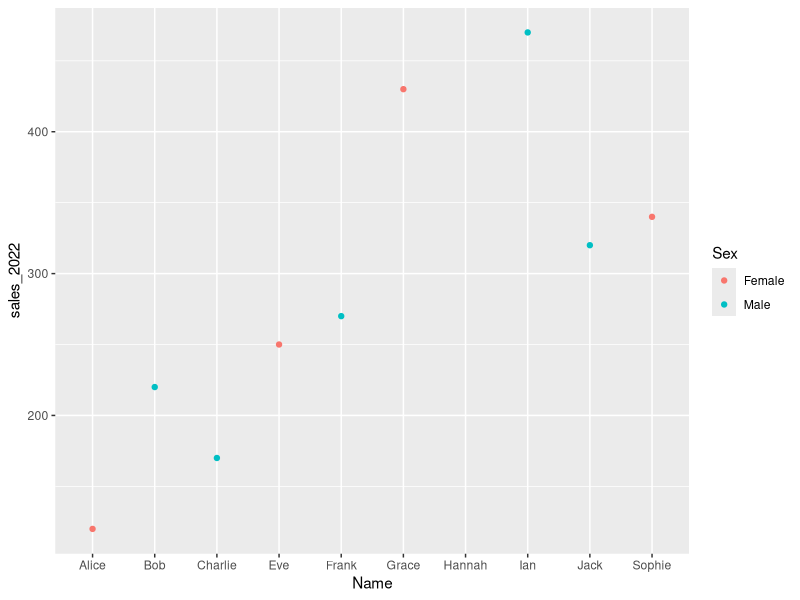
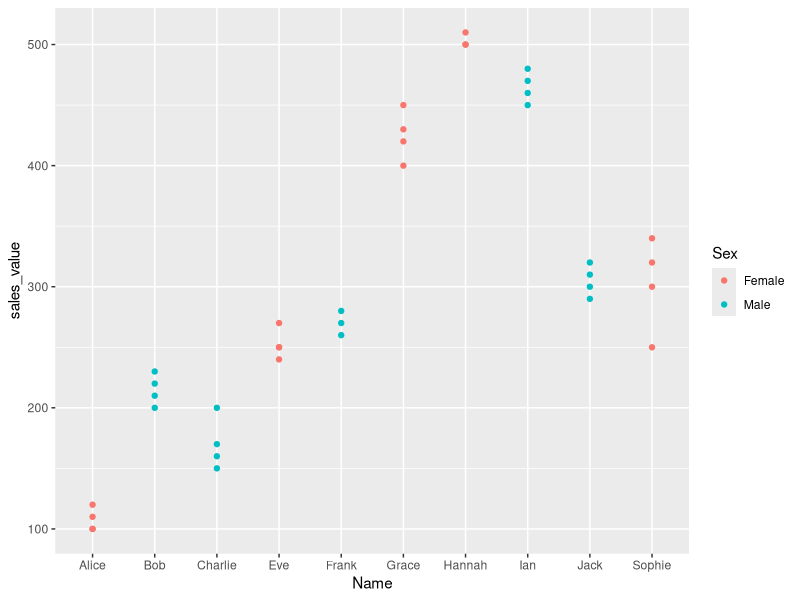
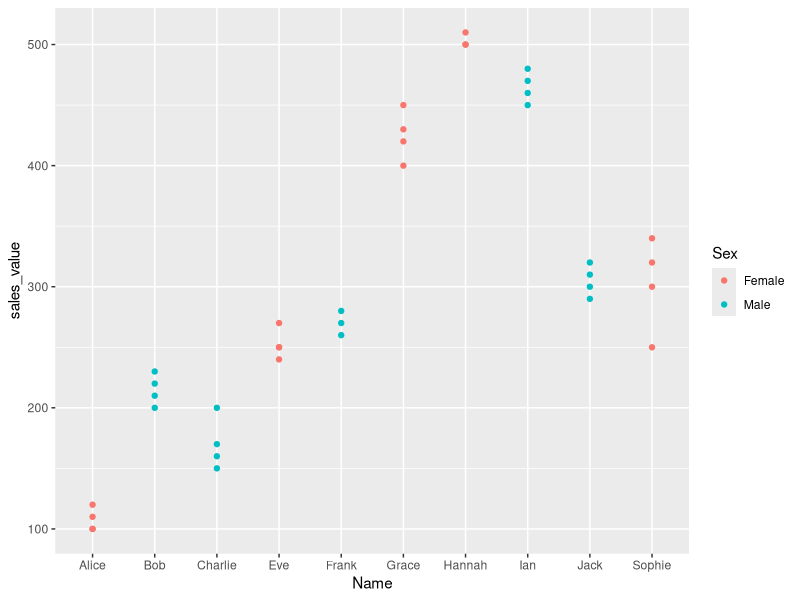
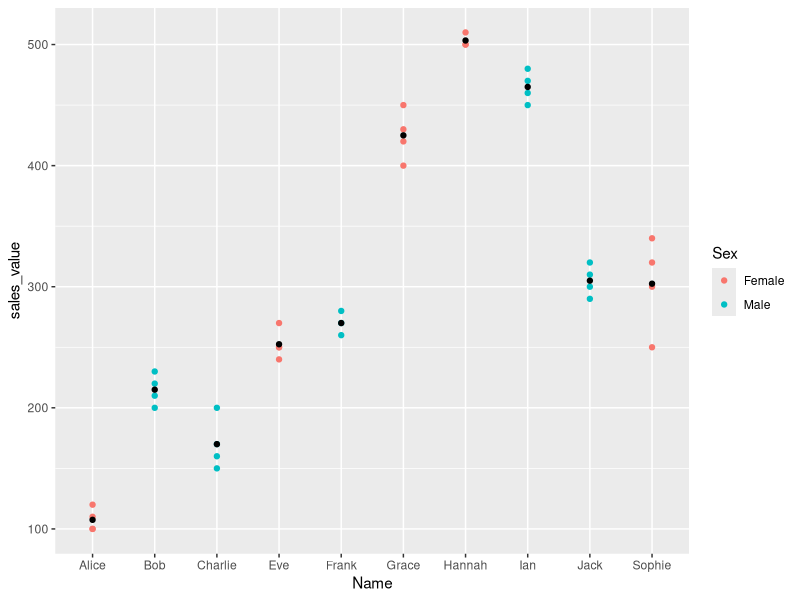
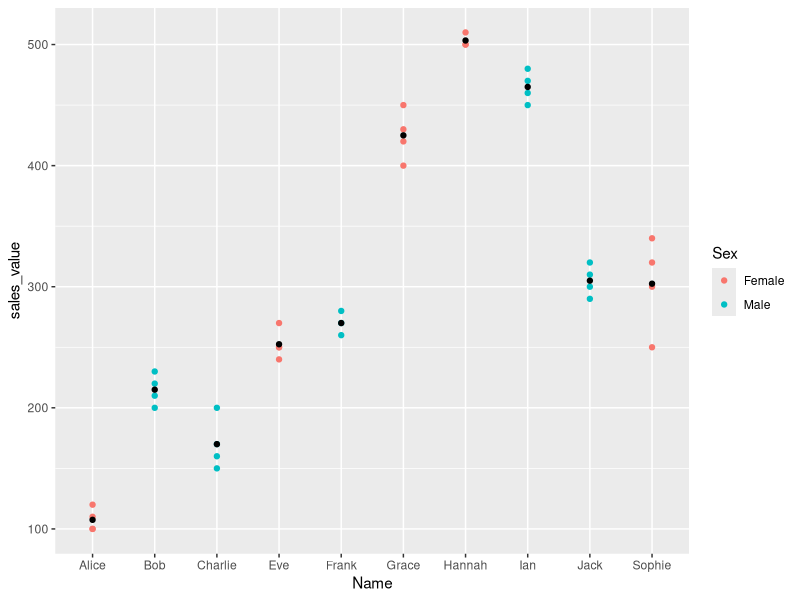
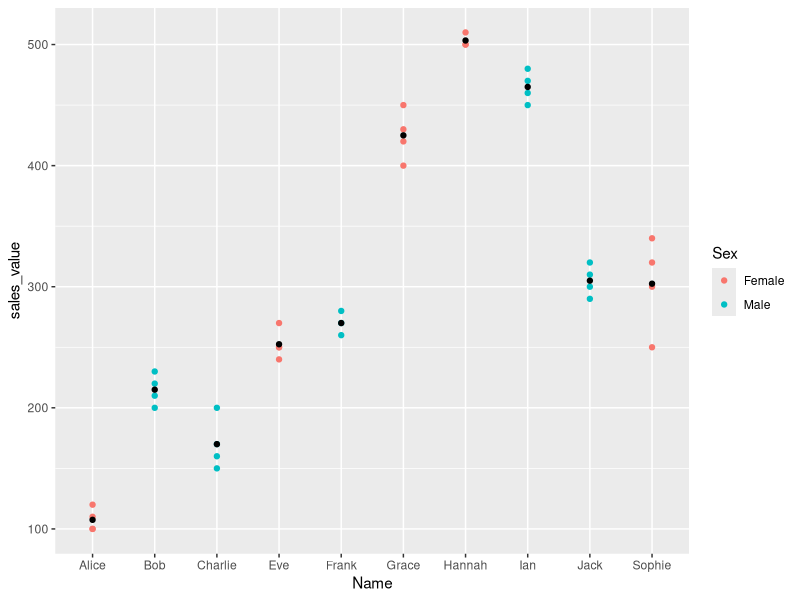
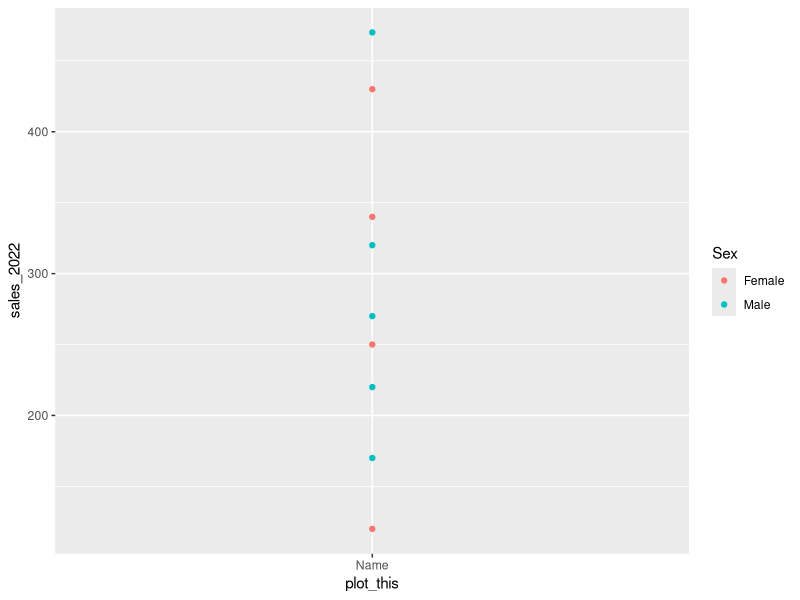
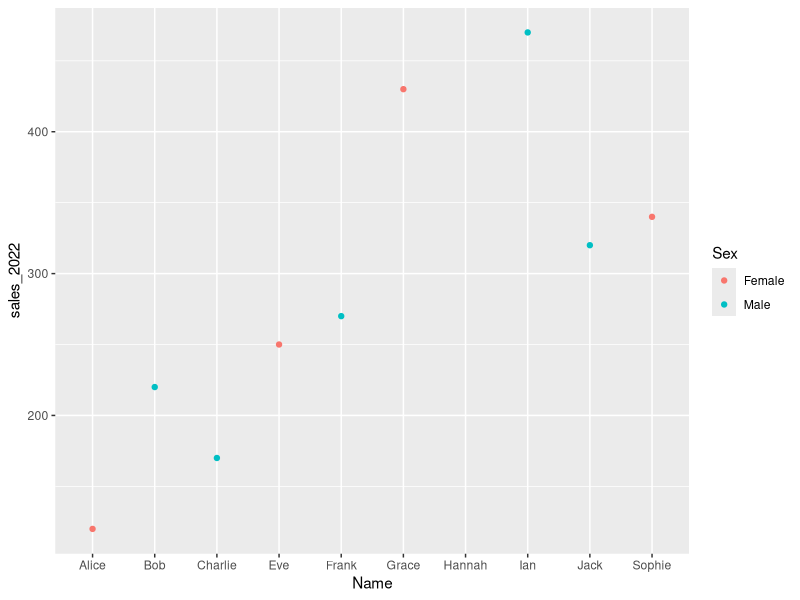

R code for these plots, in order:
## ---- chunk 1
library(readxl)
library(tidyverse)
## ---- chunk 2
df_sales <- read_excel('../out/sales_data_2.xlsx')
df_sales
## ---- chunk 3
ggplot(df_sales, aes(x = Name, y = sales_2022, color = Sex)) +
  geom_point()
  
## ---- chunk 4
sales_long <- df_sales %>%
  pivot_longer(cols = starts_with("sales_"),
               names_to = "sales_year",
               values_to = "sales_value")
sales_long
## ---- chunk 5
ggplot(sales_long, aes(x = Name, y = sales_value, color = Sex)) +
  geom_point()
  
## ---- chunk 6
df_sales %>%
  pivot_longer(cols = starts_with("sales_"),
               names_to = "sales_year",
               values_to = "sales_value") %>%
  #we omit the dataframe to plot because that is being piped into ggplot
  #remember that different plot layers are still combined with '+'
  ggplot(aes(x = Name, y = sales_value, color = Sex)) +
  geom_point()
## ---- chunk 7
sales_mean <- sales_long %>%
  group_by(Name) %>%
  summarise(mean = mean(sales_value, na.rm = T))

sales_mean
## ---- chunk 8

#copy pasta code above
df_sales %>%
  pivot_longer(cols = starts_with("sales_"),
               names_to = "sales_year",
               values_to = "sales_value") %>%
  #we omit the dataframe to plot because that is being piped into ggplot
  #remember that different plot layers are still combined with '+'
  ggplot(aes(x = Name, y = sales_value, color = Sex)) +
  geom_point() +
  #add mean data by switching the dataframe!
  #I need to specify a color aesthetic because there is no Sex column in sales_mean
  geom_point(data = sales_mean, aes(x = Name, y = mean), color = 'black')


## ---- chunk 9
awesome_plot <- df_sales %>%
  pivot_longer(cols = starts_with("sales_"),
               names_to = "sales_year",
               values_to = "sales_value") %>%
  #we omit the dataframe to plot because that is being piped into ggplot
  #remember that different plot layers are still combined with '+'
  ggplot(aes(x = Name, y = sales_value, color = Sex)) +
  geom_point() +
  #add mean data by switching the dataframe!
  #I need to specify a color aesthetic because there is no Sex column in sales_mean
  geom_point(data = sales_mean, aes(x = Name, y = mean), color = 'black')

awesome_plot

## ---- chunk 10
print(awesome_plot)
## ---- chunk 11
plot_this <- 'Name'

ggplot(df_sales, aes(x = plot_this, y = sales_2022, color = Sex)) +
  geom_point()

## ---- chunk 12
plot_this <- 'Name'

ggplot(df_sales, aes(x = .data[[plot_this]], y = sales_2022, color = Sex)) +
  geom_point()
